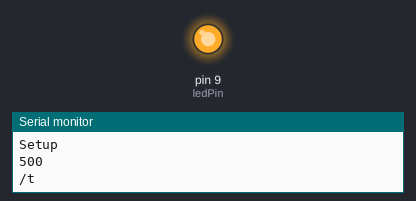
Simulated run of this sketch. Board: Arduino Uno, built with avr-gcc and run on an emulated ATmega328P. Shown: output pins drawn as LEDs (lit = HIGH), the last lines printed to the serial monitor.

Above: at 0.2 s.
At 35.4 s:
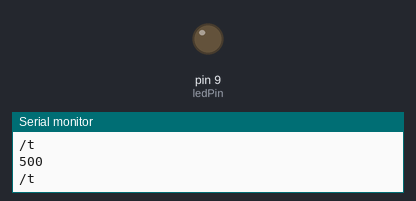
Timing chart, 0 to 41.9 s (numbered marks = the images above):
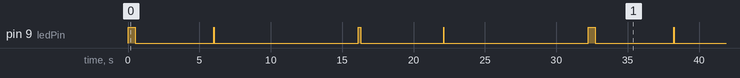

The sketch:

PWM.ino
```cpp
/*
  A  sketch to illustrate use Digital Ouput to blink an LED
  at varying duty factors
  Also demonstrates a simple function
  Uses Hardware shown in Blink.fzz
*/

const int ledPin = 9;   // LED output pin

void setup()
{
  // Set up the pushbutton pins to be an output
  pinMode(ledPin, OUTPUT);  // Set pin mode to output
  Serial.begin(19200);       // Start serial output
  Serial.print("Setup\n");
}

void loop()
{

      BlinkLED(ledPin,500,500);
      delay(5000);
      BlinkLED(ledPin,50,50);
      delay(5000);
      BlinkLED(ledPin,5,5);
      delay(5000);
      BlinkLED(ledPin,200,800);
      delay(5000);
      BlinkLED(ledPin,20,80);
      delay(5000);
      BlinkLED(ledPin,2,8);
      delay(5000);

}

/* Function to turn LED on and off
 *  Inputs:
 *    ledPin; Digital Ouput pin
 *    ontime: Time in ms to turn LED on
 *    offtime: Time in ms to turn LED off
 *  Returns:
 *    void
 *  Special notes:
 *    plots to serial port
 *  Example:
 *    Blink LED at 1 Hz and 50% Duty factor
 *    BlinkLED(500,500);
 */

void BlinkLED(short DOpin, short ontime, short offtime)
{

    digitalWrite(DOpin, HIGH);  //    turn on LED
    Serial.println(ontime);
    Serial.println("/t");
    delay(ontime);  // wait 500 ms

    digitalWrite(DOpin, LOW);  //    turn off LED
    Serial.println(offtime);
    Serial.println("/t");
    delay(offtime); // wait 500 ms
}
```

Measured:
- by itself, pin 9 (ledPin): repeats every 32.2 s: LOW 5.5 s, HIGH 0.05 s, LOW 10.1 s, HIGH 0.20 s, LOW 5.8 s, HIGH 0.02 s, LOW 10.1 s, HIGH 0.50 s
- by itself, everything shown: repeats every 32.2 s, in 12 steps
